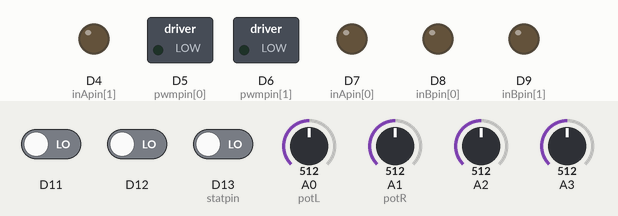
Recording of a sketch running on a simulated Arduino Due. Parts: switched loads named in the sketch (green lamp = pin HIGH), output pins drawn as LEDs (lit = HIGH). The inputs (shaded band) are chosen by the test bench; at power-on: A0 (potL) = 512, A1 (potR) = 512, D11 LOW, D12 LOW, D13 (statpin) LOW, A2 = 512, A3 = 512. Pins used as bus, display or sensor lines are not drawn; what the sketch prints to the serial monitor is not drawn.

Above: at 1.2 s.
1.3 s: A0 (potL) set to 716
At 1.9 s:
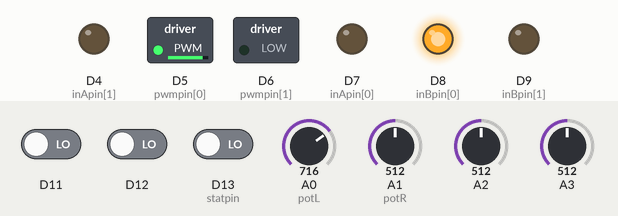
2.8 s: A1 (potR) set to 716
At 4.0 s:
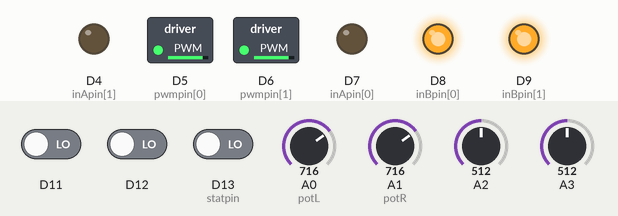
4.3 s: A0 (potL) set to 306
At 5.3 s:
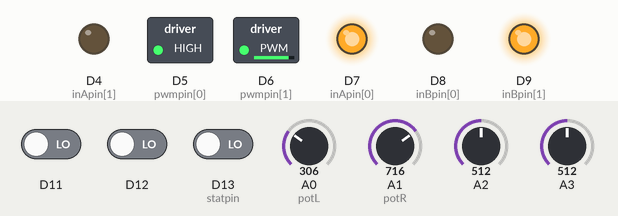
5.8 s: A1 (potR) set to 306
At 6.5 s:
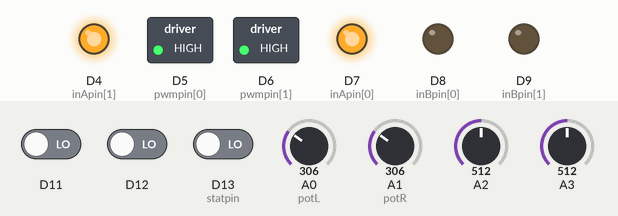
7.3 s: A0 (potL) set to 992
At 7.7 s:
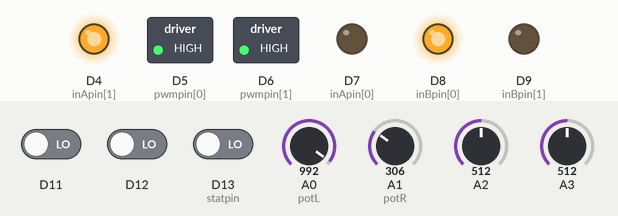
Timing chart, 0 to 10.3 s (numbered marks = the images above; inputs shaded):
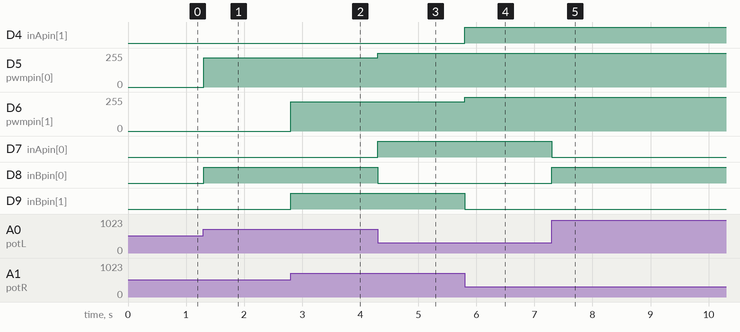

Measured:
- after the input at 1.3 s, D5 (pwmpin[0]): 0/255 → 220/255 at once; D8 (inBpin[0]): LOW → HIGH at once
- after the input at 2.8 s, D6 (pwmpin[1]): 0/255 → 220/255 at once; D9 (inBpin[1]): LOW → HIGH at once
- after the input at 4.3 s, D5 (pwmpin[0]): 220/255 → 255/255 at once; D7 (inApin[0]): LOW → HIGH at once; D8 (inBpin[0]): HIGH → LOW at once
- after the input at 5.8 s, D4 (inApin[1]): LOW → HIGH at once; D6 (pwmpin[1]): 220/255 → 255/255 at once; D9 (inBpin[1]): HIGH → LOW at once
- after the input at 7.3 s, D7 (inApin[0]): HIGH → LOW at once; D8 (inBpin[0]): LOW → HIGH at once

The sketch:

2DOF-demo-type2.ino
```cpp
/*   Arduino DUE   *
 Arduino code for dynamic playseat 2DOF
 Created 24 May 2011 by Jim Lindblom   SparkFun Electronics https://www.sparkfun.com/products/10182 "Example Code"
 Created 24 Apr 2012 by Jean David SEDRUE Version betatest26 - 24042012 http://www.gamoover.net/Forums/index.php?topic=25907
 Updated 20 May 2013 by RacingMat in english http://www.x-sim.de/forum/posting.php?mode=edit&f=37&t=943&p=8481  in french : http://www.gamoover.net/Forums/index.php?topic=27617
 Updated 30 April 2014 by RacingMat (bug for value below 16 corrected)
 */


////////////////////////////////////////////////////////////////////////////////
//  定義參數
////////////////////////////////////////////////////////////////////////////////
#define BRAKEVCC 0
#define RV  2 //beware it's depending on your hardware wiring
#define FW  1 //beware it's depending on your hardware wiring
#define STOP 0
#define BRAKEGND 3

////////////////////////////////////////////////////////////////////////////////
#define pwmMax 30 // or less, if you want to lower the maximum motor's speed

// defining the range of potentiometer's rotation
const float potMaxi=90; //815
const float potMini=-90; //208

////////////////////////////////////////////////////////////////////////////////
//左:0 右:1
#define motLeft 0
#define motRight 1
#define potL A0
#define potR A1

/*  VNH2SP30 pin definitions*/
int inApin[2] = {
  7, 4};  // INA: Clockwise input
int inBpin[2] = {
  8, 9}; // INB: Counter-clockwise input
int pwmpin[2] = {
  5, 6}; // PWM input
int cspin[2] = {
  2, 3}; // CS: Current sense ANALOG input
int enpin[2] = {
  0, 1}; // EN: Status of switches output (Analog pin)
int statpin = 13;  //not explained by Sparkfun
/* init position value*/
float TargetHightL=0; //中間位置0 目標高度 -R~R
float TargetHightR=0; //中間位置0 目標高度 -R~R
int sensorL,sensorR;

int pwm = 0; //PWM訊號值0~255
float startMotorVoltage = 75;//馬達啟動電壓(百分比)
float R = 6; //轉動連桿半徑(CM)
float RmaxD = 300; //電阻極限角度
float gotoTargetGap = 0;  //容許定位公差
/*----------------------------------------------------------------------------*/

////////////////////////////////////////////////////////////////////////////////
// 初始化
////////////////////////////////////////////////////////////////////////////////
void setup()
{
  // serial initialization
  SerialUSB.begin(12000000);
  SerialUSB.setTimeout(0.01);

  // initialization of Arduino's pins
  pinMode(statpin, OUTPUT); //not explained by Sparkfun
  digitalWrite(statpin, LOW);

  for (int i=0; i<2; i++)
  {
    pinMode(inApin[i], OUTPUT);
    pinMode(inBpin[i], OUTPUT);
    pinMode(pwmpin[i], OUTPUT);
  }
  // Initialize braked for motor
  for (int i=0; i<2; i++)
  {
    digitalWrite(inApin[i], LOW);
    digitalWrite(inBpin[i], LOW);
  }

  pinMode(13, INPUT);
  pinMode(12, INPUT);
  pinMode(11, INPUT);
  pinMode(3, INPUT);
  digitalWrite(2, HIGH);
  pinMode(2, OUTPUT);
}
/*----------------------------------------------------------------------------*/


////////////////////////////////////////////////////////////////////////////////
///////////////////////////////// 主迴圈 ////////////////////////////////////////
void loop()
{
  String S; //實驗性檢測******
  S = "*recive: " +  //實驗性檢測******
  readSerialData(); //讀取&解析USB通訊

  // DataValueR & L contain the last order received
  // (if there is no newer received, the last is kept)
  // the previous order will still be used by the PID regulation MotorMotion
  // Function

  sensorR = analogRead(potR);  // range 0-1024
  sensorL = analogRead(potL);  // range 0-1024

  motorMotion(motLeft, ResisToDegree(sensorL) - 150, compensator_Target(TargetHightL));
  int pwmL = pwm; //實驗性檢測******

//實驗性檢測******
  int val = digitalRead(13);
  int val2 = digitalRead(12);
  int val3 = digitalRead(11);
  int val4 = digitalRead(2);

  int val5 = analogRead(A3);
  int val6 = analogRead(A2);
  int val7 = analogRead(A0);
  int val8 = analogRead(A1);

  float degreeL = ResisToDegree(sensorL) - 150;
  float targetL = compensator_Target(TargetHightL);


  S +=  "\t高度(左): " + String(TargetHightL) +
        "\t角度(左): " + String(targetL) + "°" +
        "\t感測器(左): " + String(degreeL) + "°"
        "\t馬達(左)-PWM: " + String(pwmL) +
        "\t gap(左): " + String(gotoTargetGap) + "°";


//

  motorMotion(motRight, ResisToDegree(sensorR) - 150, compensator_Target(TargetHightR));
  int pwmR = pwm; //實驗性檢測******

//實驗性檢測******

  float degreeR = ResisToDegree(sensorR) - 150;
  float targetR = compensator_Target(TargetHightR);

S +=  "\t高度(右): " + String(TargetHightR) +
      "\t角度(右): " + String(targetR) + "°" +
      "\t感測器(右): " + String(degreeR) + "°" +
      "\t馬達(右)-PWM: " + String(pwmR) +
      "\t gap(右): " + String(gotoTargetGap) + "°";
      SerialUSB.println(S);

//
}
/*----------------------------------------------------------------------------*/

////////////////////////////////////////////////////////////////////////////////
// 分析USB指令碼
////////////////////////////////////////////////////////////////////////////////
String readSerialData()
{
  String recive = "";
  String RightValue = "";
  String LeftValue = "";

  if (SerialUSB.available())
  {
    recive = SerialUSB.readString();
    if(recive == "RESET\r\n")
    {
      digitalWrite(2, LOW);
    }
    else
    {
      if(recive.indexOf("Right") != -1) //有沒有Right參數
      {
        int Rword = recive.indexOf("Right");
        if(recive[Rword+5] == '=') //檢查關鍵字後面是否有 '='
        {
          RightValue = recive.substring(Rword+6, recive.indexOf("&", Rword));

          if(StrIsNumber(RightValue))
          {
            TargetHightR=RightValue.toFloat(); //改寫目標高度(右)
          }

        }
      }

      if(recive.indexOf("Left") != -1) //有沒有Left參數
      {
        int Lword = recive.indexOf("Left");
        if(recive[Lword+4] == '=') //檢查關鍵字後面是否有 '='
        {
          LeftValue = recive.substring(Lword+5, recive.indexOf("&", Lword));

          if(StrIsNumber(LeftValue))
          {
            TargetHightL=LeftValue.toFloat(); //改寫目標高度(左)
          }

        }
      }
    }
  }
  if (SerialUSB.available()>16) SerialUSB.flush(); //清USB暫存
  return recive;
}
//----------------------------------------------------------------------------//

////////////////////////////////////////////////////////
// 確定馬達方向&速度
// >>已轉為角度計算!
////////////////////////////////////////////////////////
void motorMotion(int numMot,float actualPos,float targetPos)
{
  float Tol = 1;
  float percentVelocity = 0; //速度百分比
  float brakingDistance = 5;
  float limitCompensateVolocityAngle = 60; //補償及縣

  // 分析目標位置是否超出極限，若超出則限制
  targetPos = constrain(targetPos, potMini + brakingDistance, potMaxi - brakingDistance); //目標位置小於最大角度

  actualPos = constrain(actualPos, potMini, potMaxi);  //限制角度值
  targetPos = constrain(targetPos, potMini, potMaxi);  //限制角度值

  gotoTargetGap = abs(targetPos-actualPos);   //計算目標距離值
  float stopGap = 10;   //設定煞車距離值

  ///////////////
  //速度補償
  ///////////////

  float compensateVolocity = 0;
  if( abs(actualPos) < limitCompensateVolocityAngle ) compensateVolocity = 100 / abs(1/sin((actualPos*PI/180)));    //補償速度
  else compensateVolocity = 100;

  //if (actualPos != 0) compensateVolocity = 100 / 10000 //位置0度防止BUG **

  if( compensateVolocity < startMotorVoltage ) //不可小於最小啟動PWM
    compensateVolocity = startMotorVoltage;

  ///////////////
  // PID加減速(無補償)
  ///////////////

  float stopVolocity = 0;   //煞車速度
  if (gotoTargetGap<10)  stopVolocity=75;
  if (gotoTargetGap<8)   stopVolocity=50;
  if (gotoTargetGap<6)   stopVolocity=25;
  if (gotoTargetGap<4)   stopVolocity=0;


  if( gotoTargetGap < stopGap )     //進入煞車
  {
    if( compensateVolocity < stopVolocity )
      percentVelocity = compensateVolocity; //使用補償速度
    else
      percentVelocity = stopVolocity; //使用煞車速度
  }
  else
  {
    percentVelocity = compensateVolocity; //使用補償速度
  }

  ///////////////
  //限制PWM輸入值
  ///////////////


  pwm = map((percentVelocity*1000), 0, 100000, 0, 255);  //pwm比例縮放補足馬達啟動電壓

  pwm = constrain(pwm, 0, 255);  //限制PWM輸入值

  ///////////////
  //馬達執行動作
  ///////////////
  //馬達超出極限範圍，將會反向調控!

  // 正轉(上)

  if ((actualPos<potMini) || (actualPos<targetPos)) motorGo(numMot, FW, pwm);

  // 反轉(下)

  if ((actualPos>potMaxi) || (actualPos>targetPos)) motorGo(numMot, RV, pwm);


    /*
    motorOff(numMot); //太近，必須停下
    percentVelocity = 0;
    pwm = 0;*/

    /*
      ///////////////
      // PID加減速
      ///////////////
      if (gotoTargetGap>1)   percentVelocity=1;
      if (gotoTargetGap>6)   percentVelocity=25;
      if (gotoTargetGap>8)   percentVelocity=50;
      if (gotoTargetGap>9)   percentVelocity=75;
      if (gotoTargetGap>10)   percentVelocity=100;
    if(percentVelocity != 0){
      ///////////////
      //速度補償
      ///////////////
      if (actualPos != 0)
        percentVelocity = percentVelocity / abs(1/sin((actualPos*PI/180)));
      else  //0度時不為0
        percentVelocity = percentVelocity / 100;

      ///////////////
      //限制PWM輸入值
      ///////////////
      pwm = map((percentVelocity*1000), 0, 100000, startMotorVoltage, 263);  //pwm比例縮放補足馬達啟動電壓 & 去除75度後之值(263是由試誤法得出)

      if(percentVelocity != 0)
        pwm = constrain(pwm, startMotorVoltage, 255);
      else
        pwm = constrain(pwm, 0, 255);  //限制PWM輸入值

      ///////////////
      //馬達執行動作
      ///////////////
      //馬達超出極限範圍，將會反向調控!
      // 正轉(上)
      if ((actualPos<potMini) || (actualPos<targetPos)) motorGo(numMot, FW, pwm);
      // 反轉(下)
      if ((actualPos>potMaxi) || (actualPos>targetPos)) motorGo(numMot, RV, pwm);
    }*/

}
//----------------------------------------------------//


////////////////////////////////////////////////////////////////////////////////
// Brake Ground : free wheel actually
////////////////////////////////////////////////////////////////////////////////
void motorOff(int motor)
{
  digitalWrite(inApin[motor], LOW);
  digitalWrite(inBpin[motor], LOW);
  analogWrite(pwmpin[motor], 0);
}
//----------------------------------------------------------------------------//

////////////////////////////////////////////////////////////////////////////////
// "brake VCC" : short-circuit inducing electromagnetic brake
////////////////////////////////////////////////////////////////////////////////
void motorOffBraked(int motor)
{
  digitalWrite(inApin[motor], HIGH);
  digitalWrite(inBpin[motor], HIGH);
  analogWrite(pwmpin[motor], 0);
}
//----------------------------------------------------------------------------//

////////////////////////////////////////////////////////////////////////////////
// 啟動馬達
////////////////////////////////////////////////////////////////////////////////
void motorGo(uint8_t motor, uint8_t direct, uint8_t pwm)
{
  if (motor <= 1)
  {
    if (direct <=4)
    {
      // Set inA[motor]
      if (direct <=1)
        digitalWrite(inApin[motor], HIGH);
      else
        digitalWrite(inApin[motor], LOW);

      // Set inB[motor]
      if ((direct==0)||(direct==2))
        digitalWrite(inBpin[motor], HIGH);
      else
        digitalWrite(inBpin[motor], LOW);

      analogWrite(pwmpin[motor], pwm);

    }
  }
}
//----------------------------------------------------------------------------//

////////////////////////////////////////////////////////////////////////////////
// 控制馬達IO
////////////////////////////////////////////////////////////////////////////////
void motorDrive(uint8_t motor, uint8_t direct, uint8_t pwm)
{
  // more readable function than Jim's (for educational purpose)
  // but 50 octets heavier ->  unused
  if (motor <= 1 && direct <=4)
  {
    switch (direct) {
    case 0: //electromagnetic brake : brake VCC
      digitalWrite(inApin[motor], HIGH);
      digitalWrite(inBpin[motor], HIGH);
      break;
    case 3: //Brake Ground (free wheel)
      digitalWrite(inApin[motor], LOW);
      digitalWrite(inBpin[motor], LOW);
      break;
    case 1: // forward : beware it's depending on your hardware wiring
      digitalWrite(inApin[motor], HIGH);
      digitalWrite(inBpin[motor], LOW);
      break;
    case 2: // Reverse : beware it's depending on your hardware wiring
      digitalWrite(inApin[motor], LOW);
      digitalWrite(inBpin[motor], HIGH);
      break;
    }
    analogWrite(pwmpin[motor], pwm);
  }
}
//----------------------------------------------------------------------------//

////////////////////////////////////////////////////////////////////////////////
// 2DOF圓周補償(高度轉角度)
////////////////////////////////////////////////////////////////////////////////
float compensator_Target(float target)
{
  float ans = 0;
  //target -= R; //判定中間值為零點
  if (R >= abs(target)) ans = asin(target / R) * 180 / PI;

  return ans;
}
//----------------------------------------------------------------------------//

////////////////////////////////////////////////////////////////////////////////
// 電阻訊號轉電阻角度
////////////////////////////////////////////////////////////////////////////////
float ResisToDegree (int Vol)
{
  float ans = 0;
  ans = float(Vol) * RmaxD / 1024;
  return ans;
}

////////////////////////////////////////////////////////////////////////////////
// 電阻角度轉電阻訊號
////////////////////////////////////////////////////////////////////////////////
int DegreeToResis (float Deg)
{
  float ans = 0;
  ans = float(Deg) * 1024 / RmaxD;
  return int(ans);
}

////////////////////////////////////////////////////////////////////////////////
// 檢查字串是否為數字(含小數可)
////////////////////////////////////////////////////////////////////////////////
boolean StrIsNumber(String str)
{
  if(str.length()) //內容判斷
  {
    int dot = 0;
    int nev = 0;

    for(char i = 0; i < str.length(); i++) //掃描全部字元
    {
      if ( !(isDigit(str.charAt(i)) || str.charAt(i) == '.' || str.charAt(i) == '-' )) //判定是否為數字
      {
        return false;
      }

      if(str.charAt(i) == '.') //檢查是否重複小數點
      {
        dot++;
        if(dot > 1) return false;
      }

      if(str.charAt(i) == '-') //檢查是否重複小數點
      {
        nev++;
        if(nev > 1) return false;
      }
    }
    return true;
  }
  else
  {
    return false;
  }
}
```
